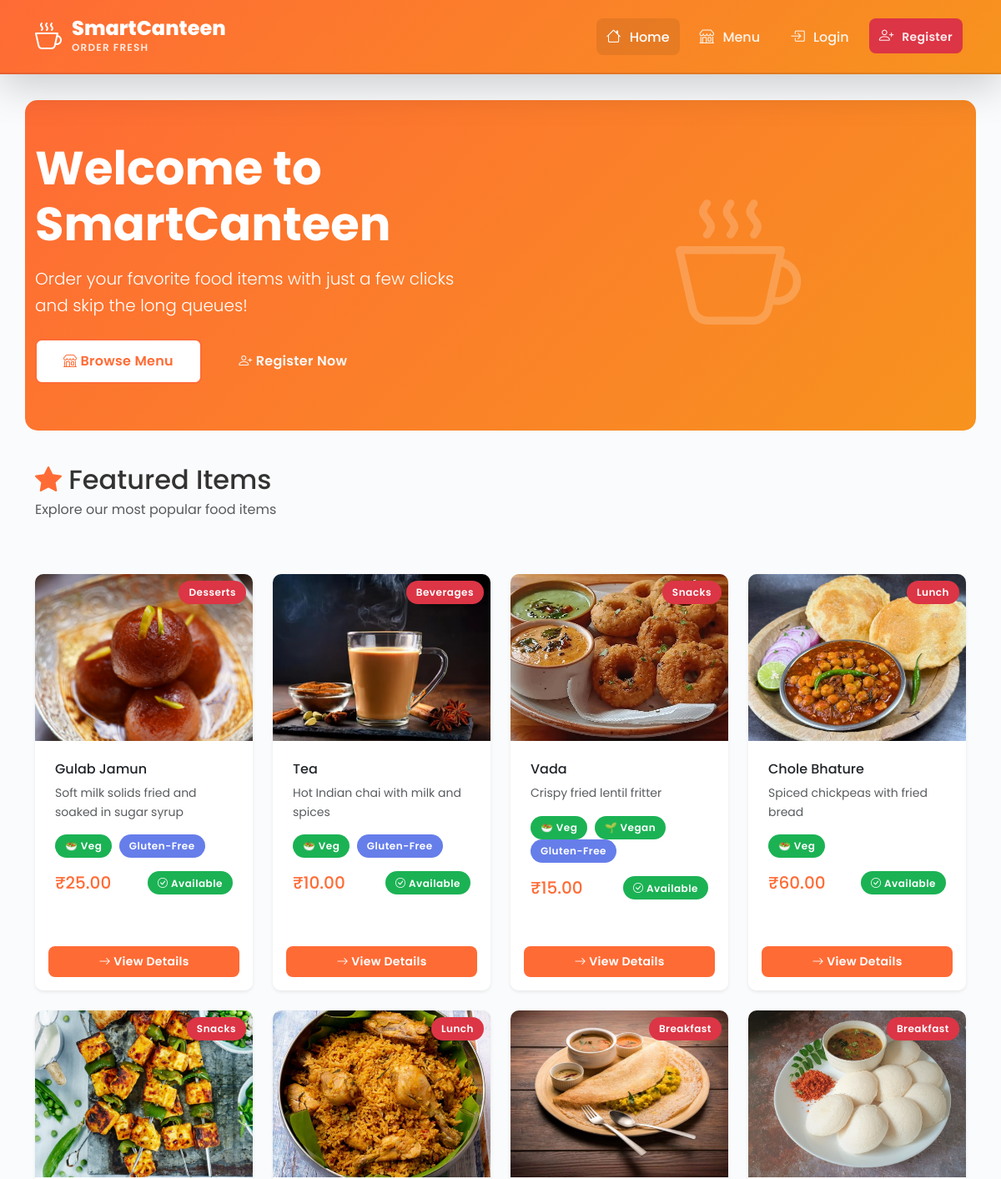
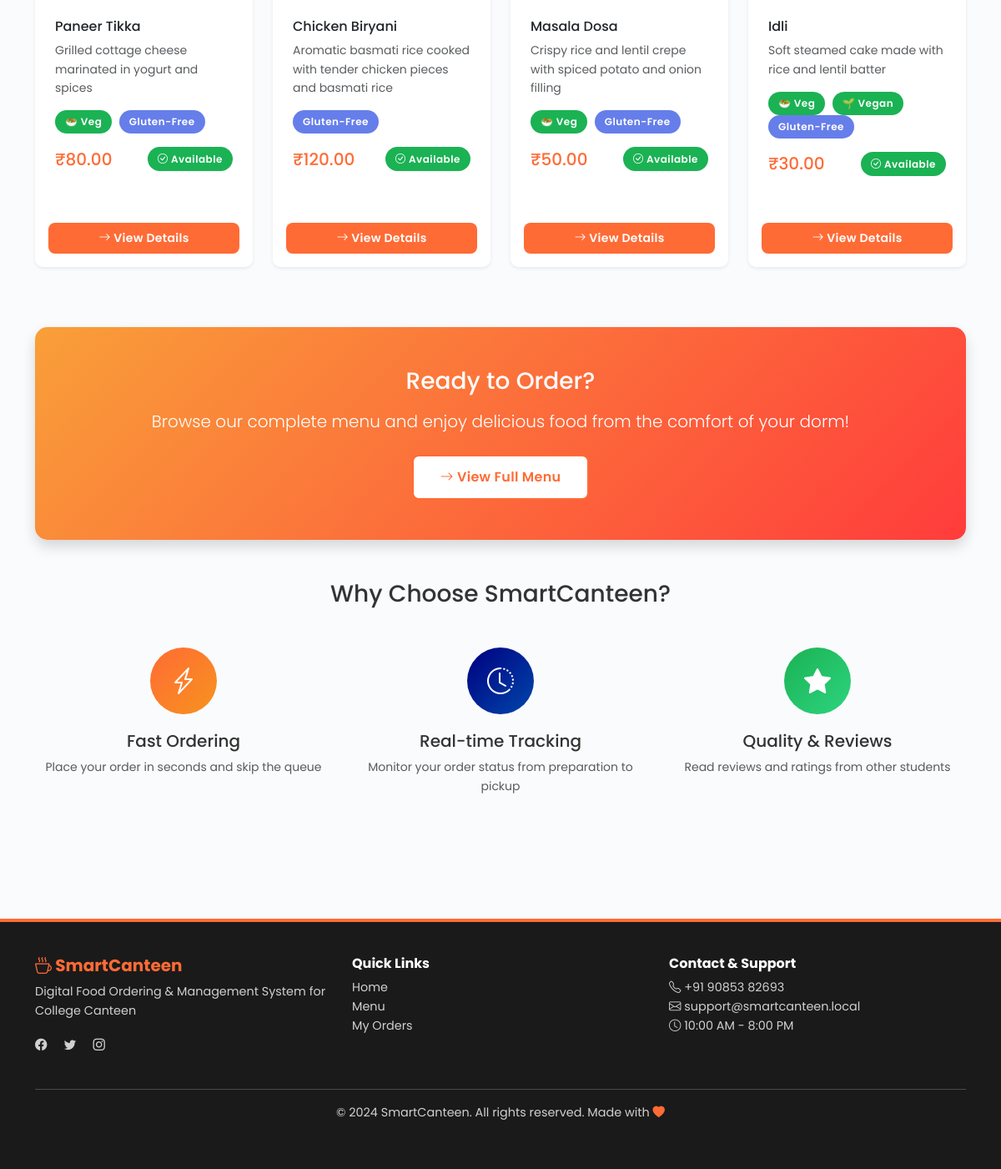
The page / on the database its author committed (2 pictures, top to bottom).
### canteen/models.py (models this page shows, shortened)
class FoodItem(models.Model):
    AVAILABILITY_CHOICES = [
        ('available', 'Available'),
        ('unavailable', 'Unavailable'),
        ('out_of_stock', 'Out of Stock'),
    ]
    name = models.CharField(max_length=200)
    slug = models.SlugField(max_length=220, unique=True, blank=True, null=True)
    description = models.TextField()
    category = models.ForeignKey(
        Category,
        on_delete=models.SET_NULL,
        null=True,
        related_name='food_items'
    )
    price = models.DecimalField(
        max_digits=8,
        decimal_places=2,
        validators=[MinValueValidator(Decimal('0.01'))]
    )
    image = models.ImageField(
        upload_to='food_items/',
        null=True,
        blank=True,
        help_text='Upload food image (recommended: 400x300px)'
    )
    availability_status = models.CharField(
        max_length=20,
        choices=AVAILABILITY_CHOICES,
        default='available'
    )
    quantity_available = models.IntegerField(
        default=0,
        validators=[MinValueValidator(0)]
    )
    calories = models.IntegerField(
        null=True,
        blank=True,
        help_text="Calories per serving"
    )
    ingredients = models.TextField(
        blank=True,
        null=True,
        help_text="Comma-separated ingredients"
    )
    is_vegetarian = models.BooleanField(default=False)
    is_vegan = models.BooleanField(default=False)
    is_gluten_free = models.BooleanField(default=False)
    created_by = models.ForeignKey(
        User,
        on_delete=models.SET_NULL,
        null=True,
        related_name='created_food_items'
    )
    created_at = models.DateTimeField(auto_now_add=True)
    updated_at = models.DateTimeField(auto_now=True)
    class Meta:
        db_table = 'food_item'
        verbose_name = 'Food Item'
        verbose_name_plural = 'Food Items'
        ordering = ['category', 'name']
        indexes = [
            models.Index(fields=['availability_status']),
            models.Index(fields=['price']),
            models.Index(fields=['category']),
        ]
    def is_available(self):
        return (
            self.availability_status == 'available' and
            self.quantity_available > 0
        )

class Category(models.Model):
    name = models.CharField(max_length=100, unique=True)
    description = models.TextField(blank=True, null=True)
    icon = models.CharField(max_length=50, blank=True, help_text="Bootstrap icon class")
    is_active = models.BooleanField(default=True)
    created_at = models.DateTimeField(auto_now_add=True)
    updated_at = models.DateTimeField(auto_now=True)
    class Meta:
        db_table = 'category'
        verbose_name = 'Category'
        verbose_name_plural = 'Categories'
        ordering = ['name']

### canteen/views.py (the view)
# urls.py: path('', views.home, name='home'),
def home(request):
    announcements = AnnouncementNotification.objects.filter(
        is_active=True
    ).exclude(
        expires_at__lt=timezone.now()
    ).order_by('-created_at')[:3]
    featured_items = FoodItem.objects.filter(
        availability_status='available'
    ).order_by('-created_at')[:8]
    categories = Category.objects.filter(is_active=True).order_by('name')
    context = {
        'announcements': announcements,
        'featured_items': featured_items,
        'categories': categories,
    }
    return render(request, 'canteen/home.html', context)

### canteen/templates/canteen/home.html (shortened to what this page needs)
{% extends 'canteen/base.html' %}
{% block content %}
<div class="container-lg">
    <div class="row align-items-center py-5" style="background: linear-gradient(135deg, #FF6B35 0%, #F7931E 100%); border-radius: 15px; margin-top: 20px; margin-bottom: 40px;">
        <div class="col-md-6 text-white">
            <h1 class="display-4 fw-bold mb-3">Welcome to SmartCanteen</h1>
            <p class="lead mb-4">Order your favorite food items with just a few clicks and skip the long queues!</p>
            <div class="button-group">
                {% if user.is_authenticated %}
                    <a href="{% url 'canteen:food_list' %}" class="btn btn-light btn-lg me-2 mb-2">
                        <i class="bi bi-shop"></i> Browse Menu
                    </a>
                    <a href="{% url 'canteen:order_list' %}" class="btn btn-outline-light btn-lg mb-2">
                        <i class="bi bi-clock-history"></i> Track Orders
                    </a>
                {% else %}
                    <a href="{% url 'canteen:food_list' %}" class="btn btn-light btn-lg me-2 mb-2">
                        <i class="bi bi-shop"></i> Browse Menu
                    </a>
                    <a href="{% url 'canteen:register' %}" class="btn btn-outline-light btn-lg mb-2">
                        <i class="bi bi-person-plus"></i> Register Now
                    </a>
                {% endif %}
            </div>
        </div>
        <div class="col-md-6 text-center">
            <i class="bi bi-cup-hot" style="font-size: 150px; color: rgba(255,255,255,0.2);"></i>
        </div>
    </div>
    <div class="row">
        <div class="col-12 mb-5">
            <h2 class="mb-1"><i class="bi bi-star-fill" style="color: #FF6B35;"></i> Featured Items</h2>
            <p class="text-muted">Explore our most popular food items</p>
        </div>
    </div>
    <div class="row">
        {% for item in featured_items %}
            <div class="col-md-6 col-lg-3 mb-4">
                <div class="card border-0 shadow-sm h-100 food-card overflow-hidden">
                    <div style="position: relative; height: 200px; overflow: hidden; background: linear-gradient(135deg, #f5f7fa 0%, #c3cfe2 100%);">
                        {% if item.image %}
                            <img src="{{ item.image.url }}" class="w-100 h-100" alt="{{ item.name }}" style="object-fit: cover;">
                        {% else %}
                            <div class="d-flex align-items-center justify-content-center h-100">
                                <i class="bi bi-image text-muted" style="font-size: 3rem;"></i>
                            </div>
                        {% endif %}
                        <span class="badge bg-danger position-absolute top-0 end-0 m-2">{{ item.category.name }}</span>
                    </div>
                    <div class="card-body">
                        <h6 class="card-title mb-2">{{ item.name }}</h6>
                        <p class="card-text text-muted small mb-3">{{ item.description|truncatewords:12 }}</p>
                        <div class="mb-3">
                            {% if item.is_vegetarian %}<span class="badge bg-success me-1">🥗 Veg</span>{% endif %}
                            {% if item.is_vegan %}<span class="badge bg-success me-1">🌱 Vegan</span>{% endif %}
                            {% if item.is_gluten_free %}<span class="badge bg-info">Gluten-Free</span>{% endif %}
                        </div>
                        <div class="d-flex justify-content-between align-items-center mb-3">
                            <span class="h5 mb-0" style="color: #FF6B35;">₹{{ item.price }}</span>
                            {% if item.is_available %}
                                <span class="badge bg-success">
                                    <i class="bi bi-check-circle"></i> Available
                                </span>
                            {% else %}
                                <span class="badge bg-secondary">Out of Stock</span>
                            {% endif %}
                        </div>
                    </div>
                    <div class="card-footer bg-white border-0 p-3">
                        <a href="{% url 'canteen:food_detail' item.slug %}" class="btn btn-sm w-100" style="background: #FF6B35; color: white; border: none;">
                            <i class="bi bi-arrow-right"></i> View Details
                        </a>
                    </div>
                </div>
            </div>
        {% endfor %}
    </div>
    <div class="row mt-5 mb-5">
        <div class="col-12">
            <div class="card border-0 shadow" style="background: linear-gradient(135deg, #f99f39 0%, #ff3c3c 100%); color: white; border-radius: 15px;">
                <div class="card-body p-5 text-center">
                    <h3 class="mb-3">Ready to Order?</h3>
                    <p class="lead mb-4">Browse our complete menu and enjoy delicious food from the comfort of your dorm!</p>
                    <a href="{% url 'canteen:food_list' %}" class="btn btn-light btn-lg">
                        <i class="bi bi-arrow-right"></i> View Full Menu
                    </a>
                </div>
            </div>
        </div>
    </div>
    <div class="row mb-5">
        <div class="col-12 mb-4">
            <h3 class="text-center mb-4">Why Choose SmartCanteen?</h3>
        </div>
        <div class="col-md-4 mb-3">
            <div class="text-center">
                <div style="width: 80px; height: 80px; background: linear-gradient(135deg, #FF6B35 0%, #F7931E 100%); border-radius: 50%; display: flex; align-items: center; justify-content: center; margin: 0 auto 20px; color: white; font-size: 2rem;">
                    <i class="bi bi-lightning-charge"></i>
                </div>
                <h5>Fast Ordering</h5>
                <p class="text-muted small">Place your order in seconds and skip the queue</p>
            </div>
        </div>
        <div class="col-md-4 mb-3">
            <div class="text-center">
                <div style="width: 80px; height: 80px; background: linear-gradient(135deg, #000080 0%, #0047AB 100%); border-radius: 50%; display: flex; align-items: center; justify-content: center; margin: 0 auto 20px; color: white; font-size: 2rem;">
                    <i class="bi bi-clock-history"></i>
                </div>
                <h5>Real-time Tracking</h5>
                <p class="text-muted small">Monitor your order status from preparation to pickup</p>
            </div>
        </div>
        <div class="col-md-4 mb-3">
            <div class="text-center">
                <div style="width: 80px; height: 80px; background: linear-gradient(135deg, #1BB254 0%, #2DD47F 100%); border-radius: 50%; display: flex; align-items: center; justify-content: center; margin: 0 auto 20px; color: white; font-size: 2rem;">
                    <i class="bi bi-star-fill"></i>
                </div>
                <h5>Quality & Reviews</h5>
                <p class="text-muted small">Read reviews and ratings from other students</p>
            </div>
        </div>
    </div>
</div>
{% endblock %}

### rows shown on the page
FoodItem: image (picture), category.name "Desserts", name "Gulab Jamun", description "Soft milk solids fried and soaked in sugar syrup", is_vegetarian "🥗 Veg", is_gluten_free "Gluten-Free", price "25.00", availability_status "Available"
FoodItem: image (picture), category.name "Beverages", name "Tea", description "Hot Indian chai with milk and spices", is_vegetarian "🥗 Veg", is_gluten_free "Gluten-Free", price "10.00", availability_status "Available"
FoodItem: image (picture), category.name "Snacks", name "Vada", description "Crispy fried lentil fritter", is_vegetarian "🥗 Veg", is_vegan "🌱 Vegan", is_gluten_free "Gluten-Free", price "15.00", availability_status "Available"
FoodItem: image (picture), category.name "Lunch", name "Chole Bhature", description "Spiced chickpeas with fried bread", is_vegetarian "🥗 Veg", price "60.00", availability_status "Available"
FoodItem: image (picture), category.name "Snacks", name "Paneer Tikka", description "Grilled cottage cheese marinated in yogurt and spices", is_vegetarian "🥗 Veg", is_gluten_free "Gluten-Free", price "80.00", availability_status "Available"
FoodItem: image (picture), category.name "Lunch", name "Chicken Biryani", description "Aromatic basmati rice cooked with tender chicken pieces and basmati rice", is_gluten_free "Gluten-Free", price "120.00", availability_status "Available"
FoodItem: image (picture), category.name "Breakfast", name "Masala Dosa", description "Crispy rice and lentil crepe with spiced potato and onion filling", is_vegetarian "🥗 Veg", is_gluten_free "Gluten-Free", price "50.00", availability_status "Available"
FoodItem: image (picture), category.name "Breakfast", name "Idli", description "Soft steamed cake made with rice and lentil batter", is_vegetarian "🥗 Veg", is_vegan "🌱 Vegan", is_gluten_free "Gluten-Free", price "30.00", availability_status "Available"
